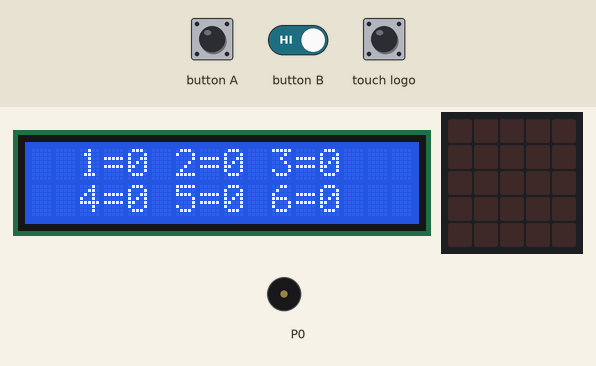
Recording of a program running on a simulated BBC micro:bit (MakeCode). Parts: 16×2 character LCD, the board's 5×5 LED display, buzzer (waves = sounding). The inputs (shaded band) are chosen by the test bench. Random numbers come from a fixed seed.

Above: at 4.2 s.
4.3 s: button A pressed for 0.15 s
At 4.56 s:
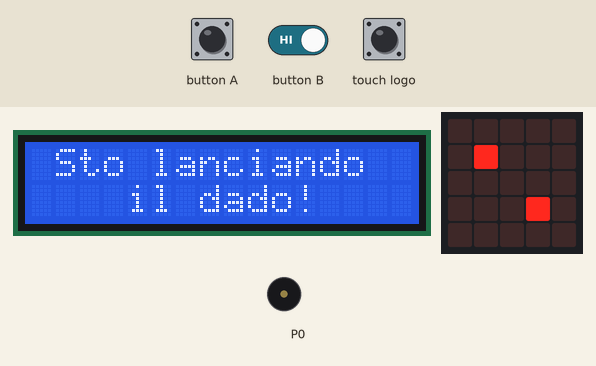
At 6.9 s:
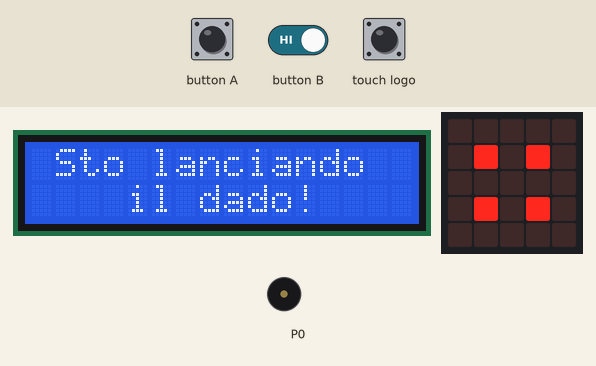
7.1 s: button A driven LOW and button B driven LOW
10.1 s: button A released
13.1 s: button B released
At 14.9 s:
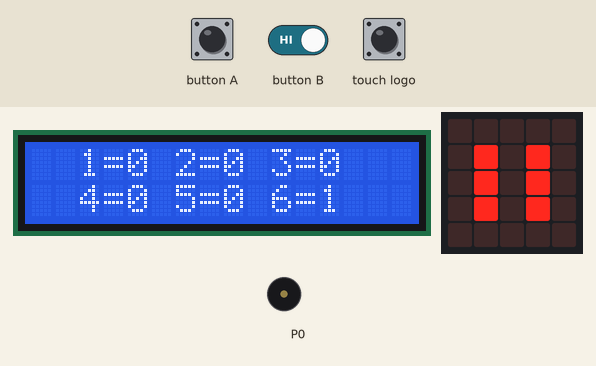
15.9 s: touch logo pressed for 0.15 s
At 16.5 s:
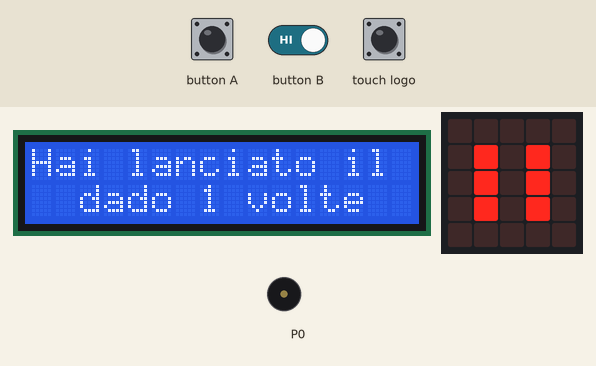
19.0 s: touch logo pressed for 1 s
Timing chart, 0 to 22.0 s (numbered marks = the images above; inputs shaded):
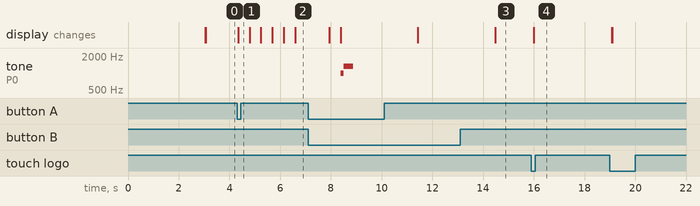

Measured:
- after the input at 4.3 s, the display: changes at once (image 1)
- after the input at 15.9 s, the display: changes after 0.09 s (image 4)

The program:

main.ts
```typescript
function CalcolaStatistiche () {
    makerbit.clearLcd1602()
    makerbit.showStringOnLcd1602("Hai lanciato il", makerbit.position1602(LcdPosition1602.Pos1), 16, TextOption.AlignCenter)
    makerbit.showStringOnLcd1602("dado " + (uno + (due + (tre + (quattro + (cinque + sei))))) + " volte", makerbit.position1602(LcdPosition1602.Pos17), 16, TextOption.AlignCenter)
    basic.pause(3000)
}
function RegistraNumero (numero_uscito: number) {
    if (numero_uscito == 1) {
        uno += 1
    } else if (numero_uscito == 2) {
        due += 1
    } else if (numero_uscito == 3) {
        tre += 1
    } else if (numero_uscito == 4) {
        quattro += 1
    } else if (numero_uscito == 5) {
        cinque += 1
    } else {
        sei += 1
    }
}
function LanciaDado () {
    for (let index = 0; index < 8; index++) {
        MostraFaccia(randint(1, 6))
        basic.pause(50)
    }
    return randint(1, 6)
}
function MostraFaccia (num: number) {
    if (num == 1) {
        faccia1.showImage(0)
    } else if (num == 2) {
        faccia2.showImage(0)
    } else if (num == 3) {
        faccia3.showImage(0)
    } else if (num == 4) {
        faccia4.showImage(0)
    } else if (num == 5) {
        faccia5.showImage(0)
    } else {
        faccia6.showImage(0)
    }
}
let sei = 0
let cinque = 0
let quattro = 0
let tre = 0
let due = 0
let uno = 0
let faccia6: Image = null
let faccia5: Image = null
let faccia4: Image = null
let faccia3: Image = null
let faccia2: Image = null
let faccia1: Image = null
makerbit.connectLcd(39)
makerbit.showStringOnLcd1602("Lancia dado", makerbit.position1602(LcdPosition1602.Pos1), 16, TextOption.AlignCenter)
makerbit.showStringOnLcd1602("CLASSE 2D", makerbit.position1602(LcdPosition1602.Pos17), 16, TextOption.AlignCenter)
faccia1 = images.createImage(`
    . . . . .
    . . . . .
    . . # . .
    . . . . .
    . . . . .
    `)
faccia2 = images.createImage(`
    . . . . .
    . # . . .
    . . . . .
    . . . # .
    . . . . .
    `)
faccia3 = images.createImage(`
    . . . . .
    . # . . .
    . . # . .
    . . . # .
    . . . . .
    `)
faccia4 = images.createImage(`
    . . . . .
    . # . # .
    . . . . .
    . # . # .
    . . . . .
    `)
faccia5 = images.createImage(`
    . . . . .
    . # . # .
    . . # . .
    . # . # .
    . . . . .
    `)
faccia6 = images.createImage(`
    . . . . .
    . # . # .
    . # . # .
    . # . # .
    . . . . .
    `)
uno = 0
due = 0
tre = 0
quattro = 0
cinque = 0
sei = 0
let numero_uscito = 0
basic.pause(3000)
makerbit.clearLcd1602()
basic.forever(function () {
    makerbit.showStringOnLcd1602("1=" + uno + " 2=" + due + " 3=" + tre, makerbit.position1602(LcdPosition1602.Pos1), 16, TextOption.AlignCenter)
    makerbit.showStringOnLcd1602("4=" + quattro + " 5=" + cinque + " 6=" + sei, makerbit.position1602(LcdPosition1602.Pos17), 16, TextOption.AlignCenter)
    if (input.buttonIsPressed(Button.A)) {
        makerbit.clearLcd1602()
        makerbit.showStringOnLcd1602("Sto lanciando", makerbit.position1602(LcdPosition1602.Pos1), 16, TextOption.AlignCenter)
        makerbit.showStringOnLcd1602("il dado!", makerbit.position1602(LcdPosition1602.Pos17), 16, TextOption.AlignCenter)
        numero_uscito = LanciaDado()
        MostraFaccia(numero_uscito)
        music.startMelody(music.builtInMelody(Melodies.BaDing), MelodyOptions.OnceInBackground)
        RegistraNumero(numero_uscito)
        makerbit.clearLcd1602()
        makerbit.showStringOnLcd1602("E' uscito", makerbit.position1602(LcdPosition1602.Pos1), 16, TextOption.AlignCenter)
        makerbit.showStringOnLcd1602("il " + numero_uscito + " !!!", makerbit.position1602(LcdPosition1602.Pos17), 16, TextOption.AlignCenter)
        basic.pause(3000)
    }
    if (input.buttonIsPressed(Button.B)) {
        makerbit.clearLcd1602()
        if (numero_uscito == 0) {
            makerbit.showStringOnLcd1602("Non hai ancora", makerbit.position1602(LcdPosition1602.Pos1), 16, TextOption.AlignCenter)
            makerbit.showStringOnLcd1602("lanciato il dado", makerbit.position1602(LcdPosition1602.Pos17), 16, TextOption.AlignCenter)
        } else {
            makerbit.showStringOnLcd1602("L'ultimo numero", makerbit.position1602(LcdPosition1602.Pos1), 16, TextOption.AlignCenter)
            makerbit.showStringOnLcd1602("uscito e' " + numero_uscito, makerbit.position1602(LcdPosition1602.Pos17), 16, TextOption.AlignCenter)
        }
        basic.pause(3000)
    }
    if (input.logoIsPressed()) {
        CalcolaStatistiche()
    }
})
```

test.ts
```typescript
// i test vanno qui; questi non saranno compilati quando questo pacchetto viene usato come estensione.
```
